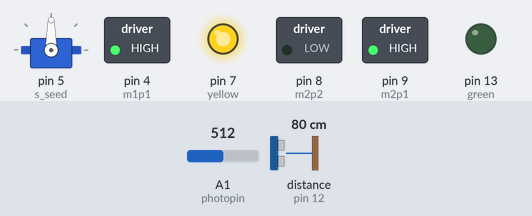
The sketch below on a simulated Arduino Uno, built with avr-gcc and run on an emulated ATmega328P. Shown: servo, switched loads named in the sketch (green lamp = pin HIGH), output pins drawn as LEDs (lit = HIGH). Wiring (inferred from the names in the program): ultrasonic range finder: trigger pin 11; echo pin 12. The test bench sets the inputs (shaded band); at power-on: A1 (photopin) = 512, distance to the obstacle (sensor on pin 12) 80 cm. The echo pulse lasts 58.3 µs per cm; random numbers use the default seed unless the sketch sets one; pins used as bus, display or sensor lines are not drawn.

Above: at 11.2 s.
11.3 s: A1 (photopin) set to 886
12.8 s: A1 (photopin) set to 914
At 13.25 s:
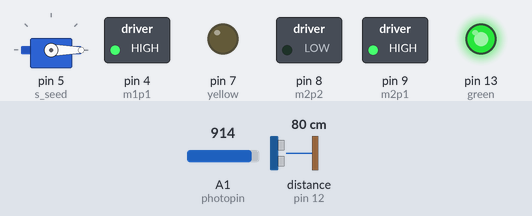
15.8 s: A1 (photopin) set to 900
At 17.2 s:
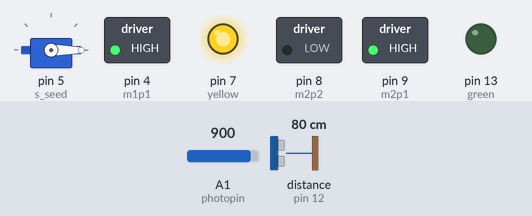
17.5 s: A1 (photopin) set to 1023
At 17.76 s:
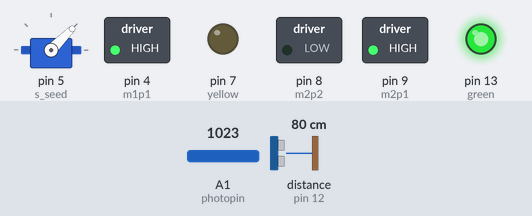
20.5 s: distance to the obstacle (sensor on pin 12) set to 55 cm
23.5 s: distance to the obstacle (sensor on pin 12) set to 45 cm
Timing chart, 0 to 26.0 s (numbered marks = the images above; inputs shaded):
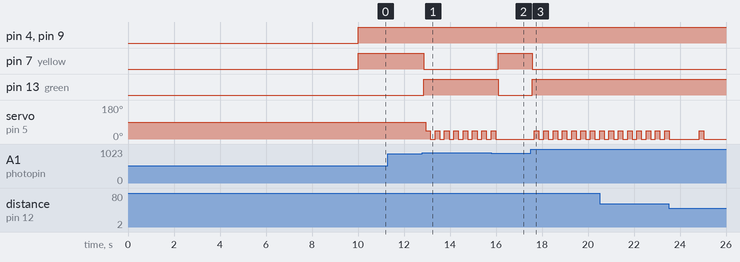

Measured:
- the behaviour switches between 900 and 901 on A1 (photopin) (found by bisection; images 0 and 1)
- after the input at 11.3 s, every drawn part: stays the same
- after the input at 12.8 s, pin 7 (yellow): HIGH → LOW after 0.05 s; pin 13 (green): LOW → HIGH after 0.05 s; servo on pin 5 (s_seed): alternates 45° for 0.20 s and 0° for 0.21 s, starting after 0.15 s
- after the input at 15.8 s, pin 7 (yellow): LOW → HIGH after 0.29 s; pin 13 (green): HIGH → LOW after 0.29 s
- after the input at 17.5 s, pin 7 (yellow): HIGH → LOW after 0.07 s; pin 13 (green): LOW → HIGH after 0.07 s; servo on pin 5 (s_seed): alternates 45° for 0.20 s and 0° for 0.21 s, starting after 0.17 s

The sketch:

Speedhack_Final_Code.ino
```cpp
// Servo
#include <Servo.h>
#define s_seed 5
//#define s_water 6 SCRAPPED WATER
Servo s_servo;
//Servo w_servo; SCRAPPED WATER
int s_angle = 0;
//int w_angle = 0; SCRAPPED WATER

// Ultrasonic Sensor Pins
const int trigPin = 11;
const int echoPin = 12;

// L298N Motor Driver Variables, motor1 is the OUT1&2 and motor2 is the OUT3&4
#define speedm1 3
#define m1p1 4 // motor 1 pin 1
#define m1p2 5
#define m2p2 8
#define m2p1 9
#define speedm2 10
#define mspeed 255

// Photocell & RGB
#define photopin A1
#define yellow 7
#define green 13

long duration;
int distance;
int lightlevel;

void setup() {
  // Sensor
  pinMode(trigPin, OUTPUT);
  pinMode(echoPin, INPUT);

  // Motors
  pinMode(m1p1, OUTPUT);
  pinMode(m1p2, OUTPUT);
  pinMode(m2p1, OUTPUT);
  pinMode(m2p2, OUTPUT);

  // Random seed for left/right
  randomSeed(analogRead(A0));

  // Servo motor
  s_servo.attach(s_seed);
  //w_servo.attach(s_water); SCRAPPED WATER

  // Photocell & RGB
  pinMode(photopin, INPUT);
  pinMode(yellow, OUTPUT);
  pinMode(green, OUTPUT);

  //Serial.begin(9600);

  delay(10000); // have it delay when we start the robot up
}

void loop() {
  // Get distance
  distance = getDistance();
  //Serial.print("Distance: ");
  //Serial.println(distance);
  lightlevel = analogRead(photopin);


  // distance check
  if (distance < 50) {

    stopMotors();
    turnRight();

  } else {
    moveForward();
  }

  // Photoresistor Activation

  if (lightlevel > 900) {
    digitalWrite(green, HIGH);
    digitalWrite(yellow,LOW);
    stopMotors();
    //open
    s_servo.write(45);
    //w_servo.write(45); SCRAPPED WATER

    delay(200);

    //close
    s_servo.write(0);
    //w_servo.write(0); SCRAPPED WATER

    moveForward();

  }
  else{
    digitalWrite(yellow, HIGH);
    digitalWrite(green, LOW);
    moveForward();
  }
  delay(100); // Small delay to reduce false triggers
}

int getDistance() {
  digitalWrite(trigPin, LOW);
  delayMicroseconds(2);
  digitalWrite(trigPin, HIGH);
  delayMicroseconds(10);
  digitalWrite(trigPin, LOW);

  duration = pulseIn(echoPin, HIGH);
  return duration * 0.034 / 2;
}
void moveForward() {
  digitalWrite(m1p1, HIGH);
  digitalWrite(m1p2, LOW);
  digitalWrite(m2p1, HIGH);
  digitalWrite(m2p2, LOW);

  digitalWrite(speedm1, mspeed);
  digitalWrite(speedm2, mspeed);
}
void moveForward_slow() {
  digitalWrite(m1p1, HIGH);
  digitalWrite(m1p2, LOW);
  digitalWrite(m2p1, HIGH);
  digitalWrite(m2p2, LOW);

  digitalWrite(speedm1, 50);
  digitalWrite(speedm2, 50);
}
void stopMotors() {
  digitalWrite(speedm1, 0);
  digitalWrite(speedm2, 0);
  delay(100);
}
void avoidObstacle() {
  stopMotors();
  delay(200);

  int direction = random(0, 2); // 0 = left, 1 = right
  if (direction == 0) {
    turnLeft();
  } else {
    turnRight();
  }

  delay(500); // Turn time
  stopMotors();
  delay(200);
}
void turnLeft() {
  digitalWrite(m1p1, HIGH);
  digitalWrite(m1p2, LOW);
  digitalWrite(m2p1, HIGH);
  digitalWrite(m2p2, LOW);

  digitalWrite(speedm1, mspeed);
  digitalWrite(speedm2, 0);
}
void turnRight() {
  digitalWrite(m1p1, HIGH);
  digitalWrite(m1p2, LOW);
  digitalWrite(m2p1, HIGH);
  digitalWrite(m2p2, LOW);

  digitalWrite(speedm1, 0);
  digitalWrite(speedm2, mspeed);

  delay(1000);

}
```
